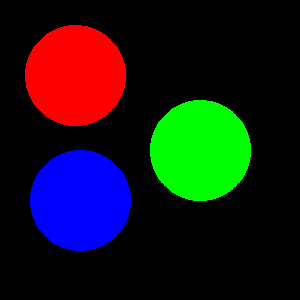
#> input picture image/RGBCircles.bmp, 300 x 300 px
$ jupyter execute tuto1.ipynb
#> lines starting #> are read from the running program, lines starting #| are printed output that depends on the picture; after the words box and inside, x2 and y2 are one past the last pixel; in counts of white or black regions, pixels touching at a corner belong together
[cell 1]
import cv2 # Import de OpenCV
import matplotlib.pyplot as plt # Import de matplotlib pour afficher les images
import numpy as np # Créer des matrices

# Afficher une image
Il faut savoir que les images sont des matrices 2D où Image(x,y) renvoit la couleur d'un pixel <br \>
Nous avons donc `Im[x,y] = [R,G,B]`où `R = red`, `G = green` et `B = blue`. Ainsi une image RGB est une matrice 3 dimensions <br \>

[cell 2]
im = cv2.imread('../image/RGBCircles.bmp')
#> im is the input picture: shape (300, 300, 3); mean B, G, R 22.6, 22.6, 22.6
print(im.shape)
#| (300, 300, 3)
plt.imshow(im)
plt.show()

---
Attention !! La fonction `imread` d'OpenCV retourne une image `[B,G,R]`. Ainsi la fonction `imshow` de matplotlib interprète mal l'image et inverse le channel `R` et `B`.

[cell 3]
imRGB = cv2.cvtColor(im,cv2.COLOR_BGR2RGB)
plt.imshow(imRGB)
plt.show()

# Image en niveau de gris
---
Une image en niveau de gris est une image 2D : `Im[x,y] = G`. <br \>
Nous pourrions définir une image en niveau de gris comme : `ImGray = (R+G+B)/3`. Cependant, il est plus intéressant de prendre en compte la sensibilité de l'oeil aux couleurs rouges, vertes et bleus.

Ainsi OpenCV attribue un poid selon les couleurs R,G,B : https://docs.opencv.org/4.0.0/de/d25/imgproc_color_conversions.html

[cell 4]
imGray = cv2.cvtColor(im,cv2.COLOR_BGR2GRAY)
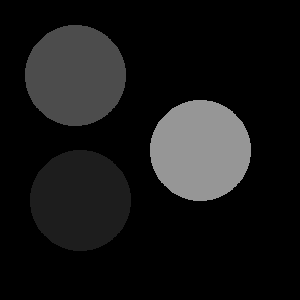
#> imGray: shape (300, 300); min 0, max 150, mean 22.6
print(imGray.shape)
#| (300, 300)
plt.imshow(imGray, cmap="gray")
plt.show()

# Afficher un channel
---
Afficher un channel de couleur peut vous permettre de discriminer une caractéristique lors de la recherche d'objet.

[cell 5]
plt.figure(figsize=(20,20))
for i in range(0,3):
    plt.subplot(1,3,i+1)
    plt.imshow(imRGB[:,:,i], cmap="gray")
plt.show()
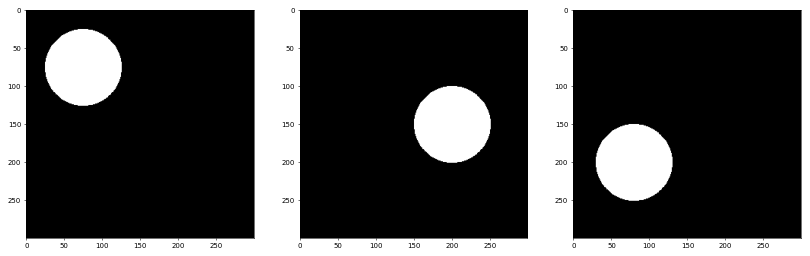
#> figure drawn by matplotlib, 3 panels

# Histogramme
---
On peut afficher l'**histogramme** des images, comptabilisant le nombre de pixel par couleur. Ici nous l'affichons sur 255 bits puisque l'image est codé sur 8 bits, donc 2^8 couleurs. <br \>

La command `array.dtype` nous permet de connaitre le type de la matrice ainsi que le nombre de bit pour la coder.

[cell 6]
print("Type de l'image : " + str(imRGB.dtype))
#| Type de l'image : uint8
plt.figure(figsize=(20,5))
for i in range(0,3):
    plt.subplot(1,3,i+1)
    plt.hist(imRGB[:,:,0].ravel(),255)
plt.show()
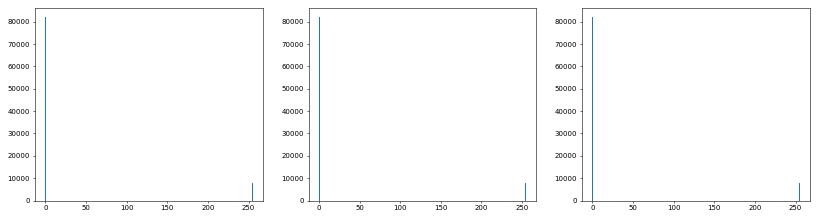
#> figure drawn by matplotlib, 3 panels; panel 1: tallest bar 82009 high, from x = 0 to 1; panel 2: tallest bar 82009 high, from x = 0 to 1; panel 3: tallest bar 82009 high, from x = 0 to 1

On peut donc voir que tous les pixels sont à `0` pour le fond noir est la couleur est à `255`.

# Trouver les cercles
---
Trouver un objet dans une image revient à trouver la zone où il se situe. Pour cela on peut indiquer si un pixel fait parti de l'objet cherché où non. Nous aurons donc une **matrice booléenne** avec False (0) ou True (1) pour chaque pixel.

[cell 7]
RedObject = imRGB[:,:,0]==255
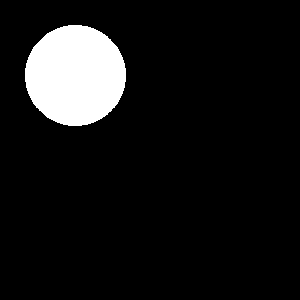
#> RedObject: shape (300, 300) bool; 8.9% white; 1 white region, box (x1, y1, x2, y2) and area: (25, 25, 126, 126) 7991
GreenObject = imRGB[:,:,1]==255
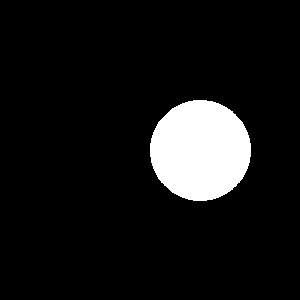
#> GreenObject: shape (300, 300) bool; 8.9% white; 1 white region, box (x1, y1, x2, y2) and area: (150, 100, 251, 201) 7991
BlueObject = imRGB[:,:,2]==255
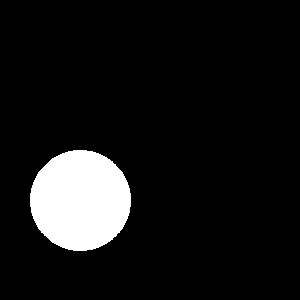
#> BlueObject: shape (300, 300) bool; 8.9% white; 1 white region, box (x1, y1, x2, y2) and area: (30, 150, 131, 251) 7991

print("Type de la matrice RedObject : " + str(RedObject.dtype))
#| Type de la matrice RedObject : bool


f,ax = plt.subplots(1,3,figsize=(20,20))
ax[0].imshow(RedObject, cmap="gray")
ax[0].set_title('Red Circle')
ax[1].imshow(GreenObject, cmap="gray")
ax[1].set_title('Green Circle')
ax[2].imshow(BlueObject, cmap="gray")
ax[2].set_title('Blue Circle')

plt.show()
